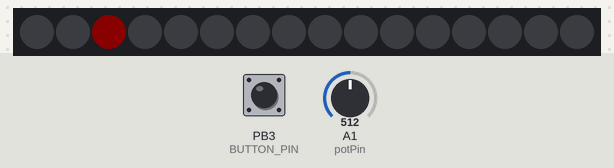
Recording of a sketch running on a simulated ATtiny85, built with avr-gcc and run on an emulated ATtiny85. On the bench: 16 RGB LEDs in strip order, left to right. The inputs (shaded band) are chosen by the test bench; at power-on: PB3 (BUTTON_PIN) HIGH, A1 (potPin) = 512. Dim RGB values are drawn brighter than linear.

Above: at 1.25 s.
1.3 s: PB3 (BUTTON_PIN) pulled LOW for 0.15 s
At 2.3 s:
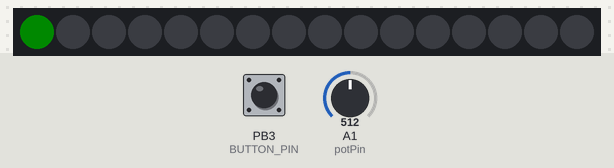
4.3 s: PB3 (BUTTON_PIN) pulled LOW for 1 s
At 6.49 s:
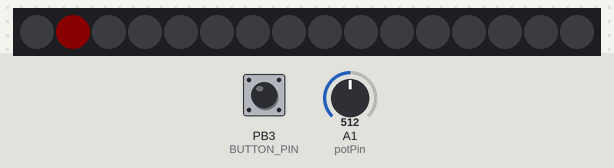
7.9 s: PB3 (BUTTON_PIN) pulled LOW for 3.2 s
At 10.35 s:
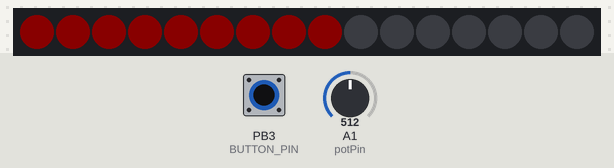

Measured:
- after the input at 1.3 s, the LEDs: first differ from a run without the input after 0.21 s (image 1)
- after the input at 4.3 s, the LEDs: first differ from a run without the input after 1.0 s (image 2 shows a later state)
- after the input at 7.9 s, the LEDs: first differ from a run without the input after 2.1 s (image 3 shows a later state)
- what the display in image 1 shows lasts 1.1 s, from 1.5 s to 2.6 s

The sketch:

myTimer.ino
```cpp
#include <Adafruit_NeoPixel.h>
#include <EasyButton.h>

#ifdef __AVR__
  #include <avr/power.h>
#endif

#define PIN        0
#define NUMPIXELS 16
#define BUTTON_PIN 3

Adafruit_NeoPixel pixels(NUMPIXELS, PIN, NEO_GRB + NEO_KHZ800);
EasyButton button(BUTTON_PIN);

int timer_led_on = NUMPIXELS-1;

uint32_t work = pixels.Color(255, 0, 0);
uint32_t relax = pixels.Color(0, 255, 0);
uint32_t color = work;
uint32_t off = pixels.Color(0, 0, 0);

unsigned long timeWork = 1500000;       // 26 minutes
unsigned long timeRelax = 300000;       // 5 minutes
unsigned long segmet_timestamp = 0;
unsigned long time_segment = timeWork / NUMPIXELS;

int i = 0;


#define DELAY_INIT 1000
#define DELAY_DROPS 100


const byte buttonPin = BUTTON_PIN;
const byte potPin = A1;

void timeSegmentCalc ()
{
  if (color == work)
  {
    time_segment = timeWork / NUMPIXELS;
  } else
  {
    time_segment = timeRelax / NUMPIXELS;
  }
}

void switchMode ()
{
  if (color == work)
  {
    color = relax;
    pixels.clear();
    pixels.show();
  } else
  {
    color = work;
    pixels.clear();
    pixels.show();
  }
  // Re-init counter
  pixels.clear();
  pixels.show();
  i = 0;
  timer_led_on = NUMPIXELS-1;
  timeSegmentCalc();
}

void longPress()
{
  // Set time
  // While button pressed
  while(digitalRead(buttonPin) == LOW)
  {
    pixels.clear();
    pixels.show();
    delay(250);
    // Read potentiometer
    uint8_t timeRead = analogRead(potPin)/64;
    // Display read result
    for(int i=0; i<=timeRead; i++)
    {
      pixels.setPixelColor(i, color);
    }
    // Save selected time
    if (color == work)
    {
      // Multiply number of LED by 2
      timeWork = (timeRead + 1) * 120000;       // minutes
    } else
    {
      timeRelax = (timeRead + 1) * 120000;      // minutes
    }
    pixels.show();
    delay(250);
  }
  // Re-init counter
  pixels.clear();
  pixels.show();
  i = 0;
  timer_led_on = NUMPIXELS-1;
  timeSegmentCalc();
}

// Callback function to be called when the button is pressed.
void shortPress()
{
  switchMode();
}

void setup() {
  #if defined(__AVR_ATtiny85__) && (F_CPU == 16000000)
    clock_prescale_set(clock_div_1);
  #endif

  // Initialize LED
  pixels.begin();
  pixels.setBrightness(10);
  pixels.clear();

  // Initialize button
  button.begin();
  // Add the callback function to the button
  button.onPressedFor(2000, longPress);
  button.onPressed(shortPress);

  // Capture start time
  segmet_timestamp = millis();
}

void loop() {
  button.read();

  // Drops cycle
  for(i=0; i<=timer_led_on; i++) {
    button.read();

    pixels.setPixelColor(i, color);

    // Turn previous LED off
    if(i > 0)
    {
      pixels.setPixelColor(i-1, off);
    }
    // Turn the last LED off
    if(i == 0)
    {
      pixels.setPixelColor(timer_led_on-1, off);
    }
    // Update LED status
    pixels.show();
    // Initial drop delay
    if (i == 0)
    {
      delay(DELAY_INIT);
    }
    // Dripping delay between
    delay(DELAY_DROPS);
  }


  // Timer LED increase every 1/16 of work/relax time
  if ((segmet_timestamp + time_segment) < millis())
  {
    timer_led_on = timer_led_on - 1;
    segmet_timestamp = millis();
  }

  // Switch mode when finish counting
  if (timer_led_on == 0)
  {
    switchMode();
  }

}
```
